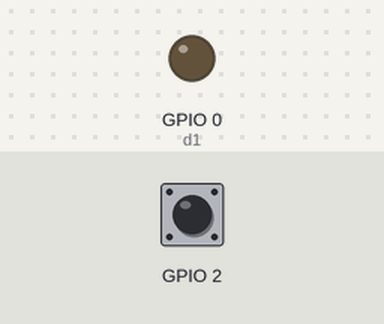
Bench run of a sketch on a simulated ESP32. Parts: output pins drawn as LEDs (lit = HIGH). The test bench sets the inputs (shaded band); at power-on: GPIO 2 HIGH. What the sketch prints to the serial monitor is not drawn.

Above: at 6.2 s.
6.3 s: GPIO 2 pulled LOW for 0.35 s
At 6.65 s:
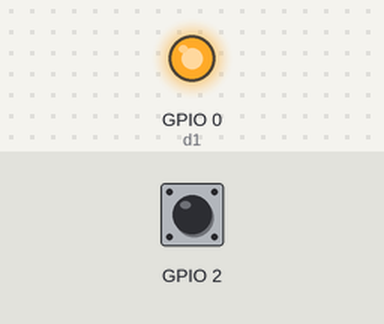
8.3 s: GPIO 2 pulled LOW for 3.2 s
At 13.0 s:
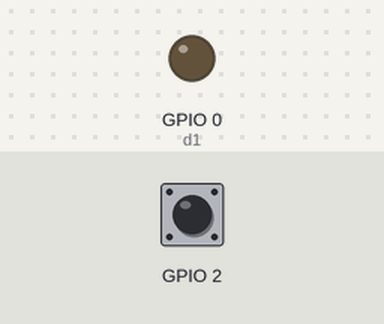
Timing chart, 0 to 14.5 s (numbered marks = the images above; inputs shaded):
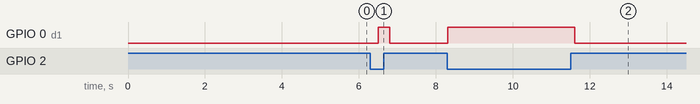

Measured:
- after the input at 6.3 s, GPIO 0 (d1): LOW → HIGH after 0.20 s, → LOW 0.30 s later
- after the input at 8.3 s, GPIO 0 (d1): LOW → HIGH at once, → LOW 3.3 s later

The sketch:

DS12_LED_Count_When_Bright.ino
```cpp
/*
   LED Count When Bright
   modified for esp32 on January 2020
   modified by Digital Siam
*/
int d1=0;
int cnt=0;

void setup(){
 Serial.begin(115200);
 pinMode(2,INPUT_PULLUP);

 delay(5000);
 Serial.println("program DS12");
 Serial.println("LED Count When Bright");
 Serial.println("modified for esp32");
 Serial.println("modified by Digital Siam");
 pinMode(0,OUTPUT);
}

void loop(){
 int d = digitalRead(2);
 Serial.println(d);
 digitalWrite(0, LOW);
if (d == 0){
 digitalWrite(0, HIGH);
  }
if(d1>d){
  cnt++;
  Serial.println("สว่างครั้งที่ = "+(String)cnt);
 }
 d1=d;

 delay(300);


}
```
